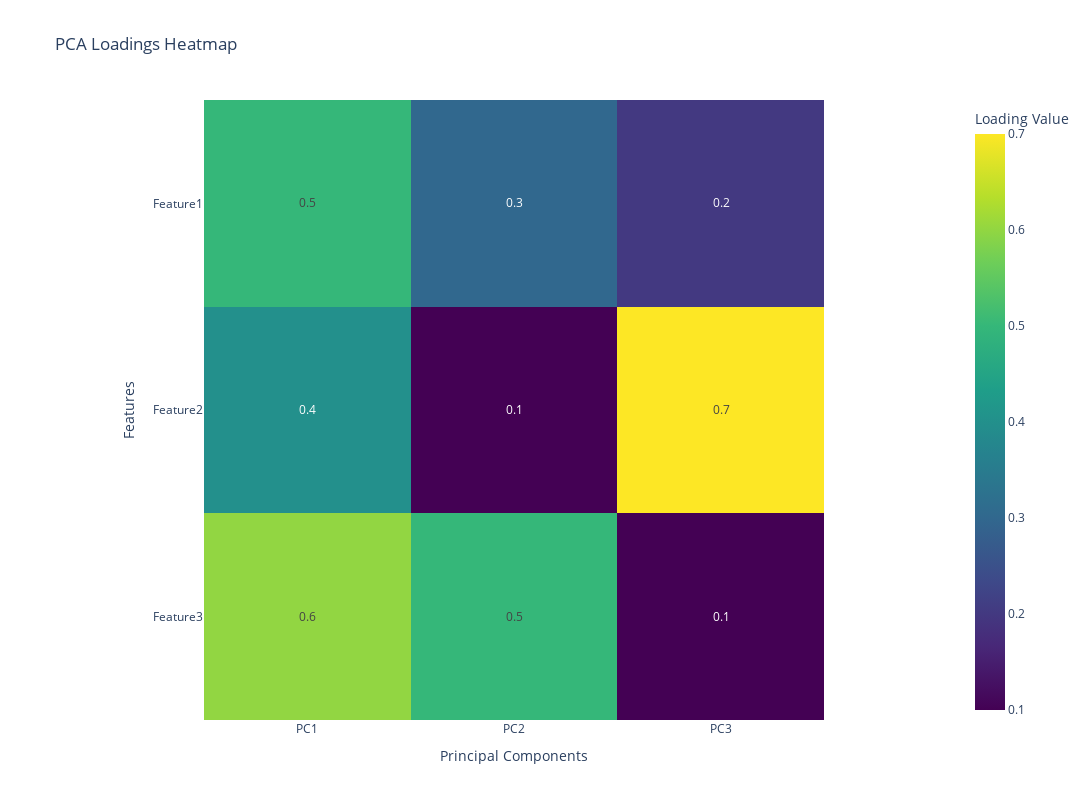

Notebook source saved alongside this figure:
### Code cell
import pandas as pd

# Example PCA loadings (replace with your actual loadings)
pca_loadings = pd.DataFrame(
    data=[[0.5, 0.3, 0.2], [0.4, 0.1, 0.7], [0.6, 0.5, 0.1]],
    columns=['PC1', 'PC2', 'PC3'],
    index=['Feature1', 'Feature2', 'Feature3']
)

fig = px.imshow(
    pca_loadings,
    text_auto=True,
    color_continuous_scale='Viridis',
    title='PCA Loadings Heatmap',
    labels={'x': 'Principal Components', 'y': 'Features', 'color': 'Loading Value'},
    width=1200,  # Set the width of the figure
    height=800   # Set the height of the figure
)
fig.show()

### Figure 1 — Plotly figure (JSON) as saved in the notebook; plotly's stock layout.template omitted (floating-point values rounded to 4 significant figures)
{"data": [{"coloraxis": "coloraxis", "hovertemplate": "Principal Components: %{x}<br>Features: %{y}<br>Loading Value: %{z}<extra></extra>", "name": "0", "texttemplate": "%{z}", "type": "heatmap", "x": ["PC1", "PC2", "PC3"], "xaxis": "x", "y": ["Feature1", "Feature2", "Feature3"], "yaxis": "y", "z": [[0.5, 0.3, 0.2], [0.4, 0.1, 0.7], [0.6, 0.5, 0.1]]}], "layout": {"coloraxis": {"colorbar": {"title": {"text": "Loading Value"}}, "colorscale": [[0, "#440154"], [0.1111, "#482878"], [0.2222, "#3e4989"], [0.3333, "#31688e"], [0.4444, "#26828e"], [0.5556, "#1f9e89"], [0.6667, "#35b779"], [0.7778, "#6ece58"], [0.8889, "#b5de2b"], [1, "#fde725"]]}, "height": 800, "title": {"text": "PCA Loadings Heatmap"}, "width": 1200, "xaxis": {"anchor": "y", "constrain": "domain", "domain": [0, 1], "scaleanchor": "y", "title": {"text": "Principal Components"}}, "yaxis": {"anchor": "x", "autorange": "reversed", "constrain": "domain", "domain": [0, 1], "title": {"text": "Features"}}}}
